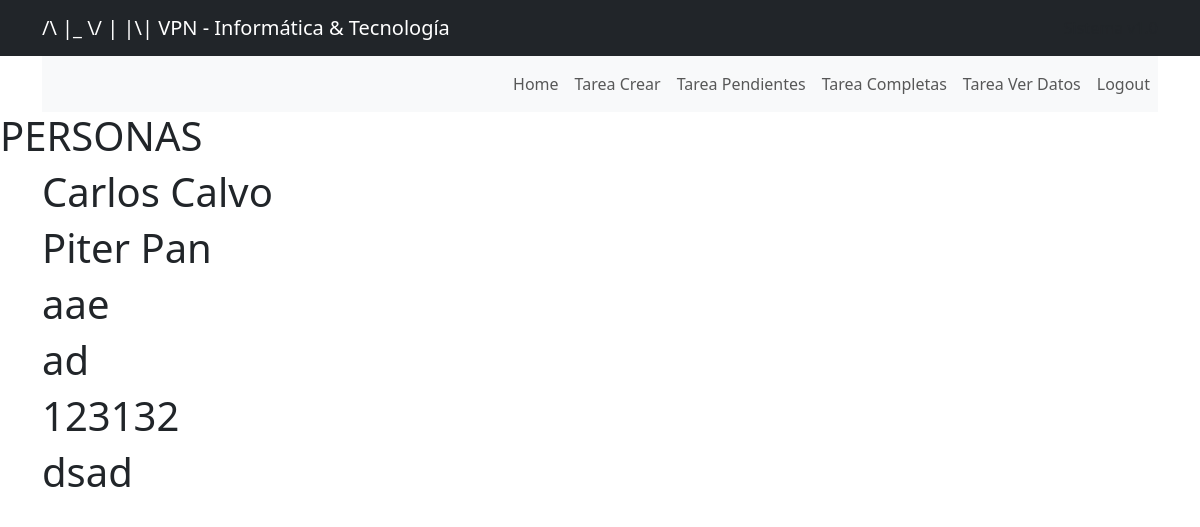
/persona/ (signed in), run on an earlier commit of the app's database.
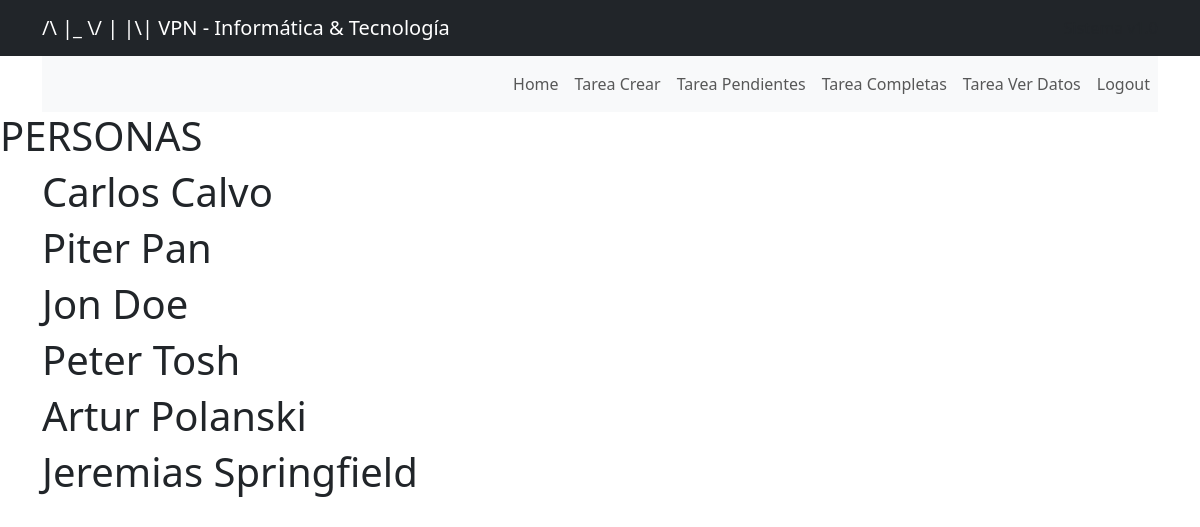
And on a later commit of the database.
### myapp/models.py (models this page shows, shortened)
class Persona(models.Model):
    name = models.CharField(max_length=200)
    age = models.IntegerField()
    dni = models.PositiveIntegerField()
    project = models.ForeignKey(Project, on_delete=models.CASCADE)

### myapp/views.py (the view)
# urls.py: path('persona/', views.persona, name="persona"),
@login_required
def persona(request):
    persona = Persona.objects.all()
    return render(request, 'persona.html', {
        'persona': persona
    })

### myapp/templates/persona.html (shortened to what this page needs)
{% extends 'nav.html' %}
{% block content %}
<!doctype html>
<html lang="en">
  <head>
    <link href="https://cdn.jsdelivr.net/npm/bootstrap@5.3.3/dist/css/bootstrap.min.css" rel="stylesheet">
  </head>
  <body>
<h1> PERSONAS</h1>
<div class="container">
    <div class="row">
        <div class="col">
            {% for persona in persona %}
            <h1>{{persona.name}}</h1>
            {% endfor %}
        </div>
    </div>
  </div>
</body>
</html>
{% endblock %}

What changed in the data, as far as the page shows it:
changed Persona: name "aae" → "Jon Doe"
changed Persona: name "ad" → "Peter Tosh"
changed Persona: name "123132" → "Artur Polanski"
changed Persona: name "dsad" → "Jeremias Springfield"
